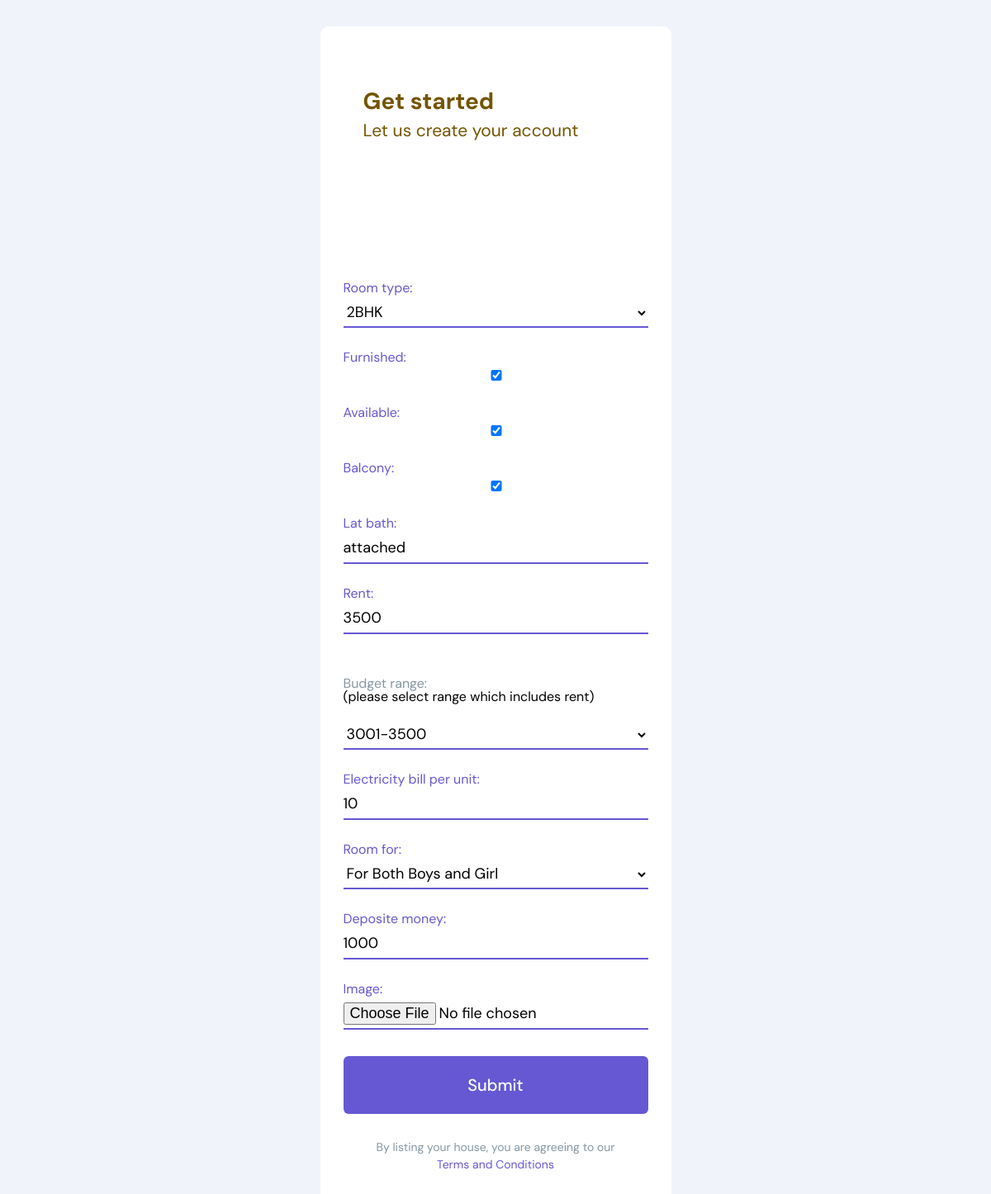
The app's page /room/update/11/ (signed in) with its own data.
### rent_home/models.py (models this page shows, shortened)
class Room(models.Model):
    house = models.ForeignKey('House',on_delete=models.CASCADE)
    room_type = models.ForeignKey('RoomType',on_delete=models.CASCADE, null=True)
    furnished = models.BooleanField(default=False)
    available = models.BooleanField(default=False)
    balcony = models.BooleanField(default=False)
    lat_bath = models.CharField(max_length=200, default='attached/separate')                            #change 1
    rent = models.IntegerField()
    budget_range = models.ForeignKey("Budget_Range", on_delete=models.CASCADE, null=True)  #4
    electricity_bill_per_unit = models.IntegerField(null=True,blank=True)       #2
    room_for = models.ForeignKey(RoomFor, on_delete=models.SET_NULL, blank=True, null=True)               #3
    deposite_money = models.IntegerField(default=1000)
    image = models.ImageField(upload_to='images/', blank=True, null=True)

class Budget_Range(models.Model):
    budget_range = models.CharField(max_length=50)
    def __str__(self):
        return self.budget_range

class RoomFor(models.Model):
    room_for = models.CharField(max_length=30)
    def __str__(self):
        return self.room_for

### rent_home/views.py (the view, shortened to what this page needs)
class RoomUpdateView(LoginRequiredMixin,UpdateView):
    raise_exception = False
    login_url = 'login'
    redirect_field_name = 'next'
    model = Room
    template_name = 'rent_home/add_room.html'
    form_class = RoomForm

### rent_home/forms.py
class RoomForm(ModelForm):
    class Meta:
        model = Room
        fields = '__all__'
        exclude = ['house']
        widgets = {
            'budget_range': forms.Select(attrs={'id': 'budget-range', 'class': 'input-field'}),
            'room_type': forms.Select(attrs={'class': 'input-field'}),
            'furnished': forms.CheckboxInput(attrs={'class': 'input-field'}),
            'available': forms.CheckboxInput(attrs={'class': 'input-field'}),
            'balcony': forms.CheckboxInput(attrs={'class': 'input-field'}),
            'lat_bath': forms.TextInput(attrs={'class': 'input-field'}),
            'rent': forms.TextInput(attrs={'class': 'input-field'}),
            'electricity_bill_per_unit': forms.TextInput(attrs={'class': 'input-field'}),
            'room_for': forms.Select(attrs={'class': 'input-field'}),
            'deposite_money': forms.TextInput(attrs={'class': 'input-field'}),
            'image': forms.FileInput(attrs={'class': 'input-field'}),
        }

### rent_home/models.py (called while the page is built)
    def __str__(self):
        return self.room_type_name

### rent_home/templates/rent_home/add_room.html (shortened to what this page needs)
{% load static %}
<!DOCTYPE html>
<html lang="en">
<head>
    <link rel="stylesheet" href="{% static 'css/room_card.css' %}">
</head>
<body>
    <div class="container">
        <div class="card">
            <div class="card-image">
                <h2 class="card-heading">
                    Get started
                    <small>Let us create your account</small>
                </h2>
            </div>
            <form class="card-form" method="post" enctype="multipart/form-data">
                {% for field in form %}
                    <div class="input">
                        {{ field }}
                        <label class="input-label">{{ field.label_tag }}</label>
                    </div>
                {% endfor %}
                <div class="action">
                    <button class="action-button" type="submit">Submit</button>
                </div>
            </form>
            <div class="card-info">
                <p>By listing your house, you are agreeing to our <a href="{% url 'privacy-policy' %}">Terms and Conditions</a></p>
            </div>
        </div>
    </div>
</body>
</html>

### rent_home/static/css/room_card.css (style rules this page uses)
*, *:after, *:before { box-sizing: border-box; }
body { font-family: "DM Sans", sans-serif; line-height: 1.5; background-color: #f1f3fb; padding: 0 2rem; }
.card { margin: 2rem auto; display: flex; flex-direction: column; width: 100%; max-width: 425px; background-color: #FFF; border-radius: 10px; box-shadow: 0 10px 20px 0 rgba(#999, .25); padding: .75rem; }
.card-image { border-radius: 8px; overflow: hidden; padding-bottom: 65%; background-image: url('https://assets.codepen.io/285131/coffee_1.jpg'); background-repeat: no-repeat; background-size: 150%; background-position: 0 5%; position: relative; }
.card-form { padding: 2rem 1rem 0; }
.input-label { color: #8597a3; position: absolute; top: 1.5rem; transition: .25s ease; }
.action { margin-top: 2rem; }

### records on screen
Room: form "2BHK" "☑" "☑" "☑" "attached" "3500" "10" "1000"
Budget_Range: form "3001-3500"
RoomFor: form "For Both Boys and Girl"

### other values on screen
{{ field.label_tag }} "Room type:" "Furnished:" "Available:" "Balcony:" "Lat bath:" "Rent:" "Budget range:" "Electricity bill per unit:" "Room for:" "Deposite money:" "Image:"
